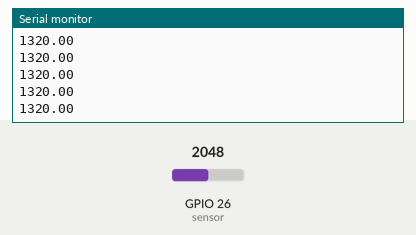
A sketch run on a simulated ESP32. Shown: the last lines printed to the serial monitor. The test bench sets the inputs (shaded band); at power-on: GPIO 26 (sensor) = 2048.

Above: at 1.2 s.
1.3 s: GPIO 26 (sensor) set to 2866
At 1.31 s:
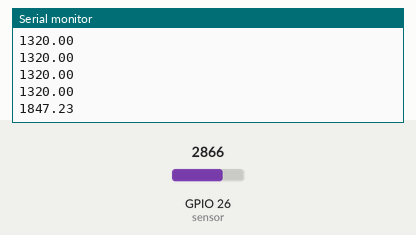
2.8 s: GPIO 26 (sensor) set to 3603
At 2.81 s:
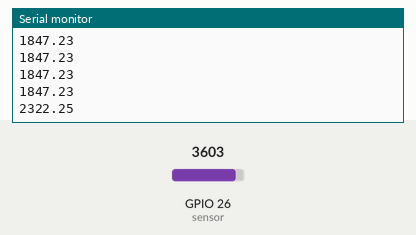
Timing chart, 0 to 5.8 s (numbered marks = the images above; inputs shaded):
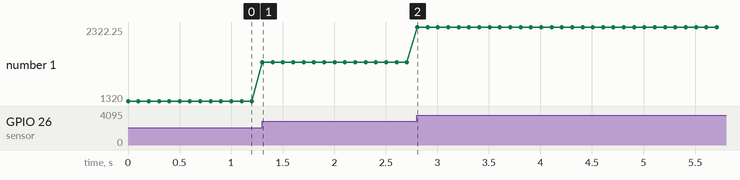

Measured:
- after the input at 1.3 s, the serial monitor: prints a new line at once (image 1)
- after the input at 2.8 s, the serial monitor: prints a new line at once (image 2)
- plotted number 1: 1320 → 1847.23 after the input at 1.3 s, 1847.23 → 2322.25 after the input at 2.8 s

The sketch:

temt6000.ino
```cpp
int sensor = 26;

void setup() {
Serial.begin(115200);
}

void loop() {
float lux = analogRead(sensor) * 0.64453125;
Serial.println(lux);

delay(100);
}
```
